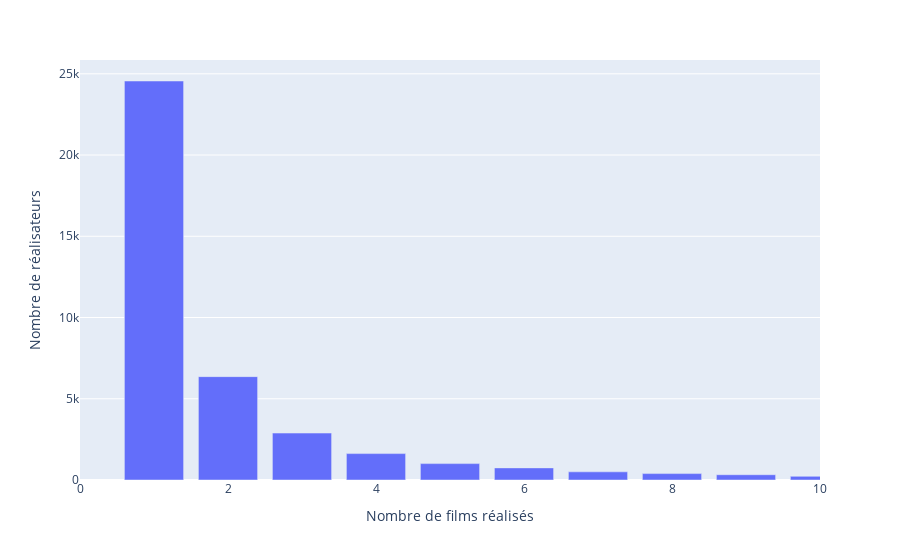

Write notebook code for a chart like this one.
### Code cell
fig = px.bar(x=x, y=y, 
             labels={'x': 'Nombre de films réalisés', 'y': 'Nombre de réalisateurs'})
fig.update_xaxes(range=[0, 10])
fig.show()

### Figure 1 — Plotly figure (JSON) as saved in the notebook; plotly's stock layout.template omitted (floating-point values rounded to 4 significant figures)
{"data": [{"alignmentgroup": "True", "hovertemplate": "Nombre de films réalisés=%{x}<br>Nombre de réalisateurs=%{y}<extra></extra>", "legendgroup": "", "marker": {"color": "#636efa", "pattern": {"shape": ""}}, "name": "", "offsetgroup": "", "orientation": "v", "showlegend": false, "textposition": "auto", "type": "bar", "x": [1, 2, 3, 4, 5, 6, 7, 8, 9, 10, 11, 12, 13, 14, 15, 16, 17, 18, 19, 20, 21, 22, 23, 24, 25, 26, 27, 28, 29, 30, 31, 32, 33, 34, 35, 36, 37, 38, 39, 40, 41, 42, 43, 44, 45, 46, 47, 48, 49, 50, 51, 52, 53, 54, 55, 56, 57, 58, 59, 60, 61, 62, 63, 64, 66, 67, 68, 69, 71, 75, 76, 77, 80, 81, 82, 84, 85, 93, 96, 100, 104, 110, 113, 122, 154], "xaxis": "x", "y": [24556, 6361, 2888, 1625, 1008, 746, 502, 394, 325, 226, 192, 175, 125, 120, 89, 68, 79, 69, 59, 54, 40, 30, 38, 28, 42, 31, 23, 28, 26, 25, 9, 22, 13, 10, 14, 16, 9, 8, 4, 8, 15, 6, 8, 7, 3, 6, 3, 5, 3, 7, 5, 1, 6, 5, 3, 3, 3, 2, 4, 1, 3, 2, 4, 4, 1, 1, 1, 2, 2, 1, 1, 1, 2, 1, 1, 1, 1, 1, 1, 1, 1, 1, 1, 1, 1], "yaxis": "y"}], "layout": {"barmode": "relative", "legend": {"tracegroupgap": 0}, "margin": {"t": 60}, "xaxis": {"anchor": "y", "domain": [0, 1], "range": [0, 10], "title": {"text": "Nombre de films réalisés"}}, "yaxis": {"anchor": "x", "domain": [0, 1], "title": {"text": "Nombre de réalisateurs"}}}}
